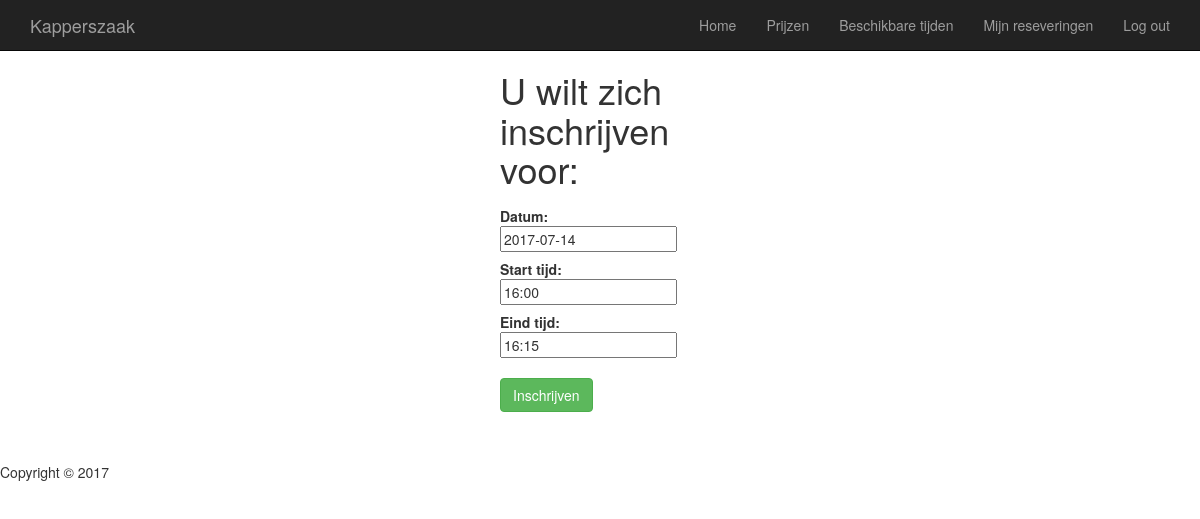
/agenda/signup/4 (signed in), run on the app's committed database.
### tables this page shows
CREATE TABLE IF NOT EXISTS `agenda` (
  `id` int(11) NOT NULL AUTO_INCREMENT,
  `date` date NOT NULL,
  `start_time` varchar(255) NOT NULL,
  `end_time` varchar(255) NOT NULL,
  `employ_id` int(11) NOT NULL,
  `customer_id` int(11) NOT NULL,
  `been_there` varchar(255) NOT NULL,
  PRIMARY KEY (`id`)
);

### core/core.php (called while the page is built, shortened)
<?php
function render($filename, $data = null)
{
	require(ROOT . 'view/templates/header.php');
	require(ROOT . 'view/' . $filename . '.php');
	require(ROOT . 'view/templates/footer.php');
}

### public/index.php (called while the page is built, shortened)
<?php
require(ROOT . "core/core.php");
route();

### model/AgendaModel.php (called while the page is built, shortened)
<?php
function showUpdateSignup($id){
	$db = openDatabaseConnection();
	$sql = "SELECT * FROM agenda WHERE id=$id";
	$query = $db->prepare($sql);
	$query->execute();
	return $query->fetchAll();
}

### view/agenda/signup.php (the view, shortened to what this page needs)
<?php foreach ($signups as $signup) { ?>
<form class="form-horizontal" action="<?= URL ?>agenda/signupAction" method="POST" style="margin-left:auto; margin-right:auto; width:200px;">
  <fieldset>
    <div class="control-group">
    <h1>U wilt zich inschrijven voor:</h1>
      <label class="control-label"  for="username">Datum:</label>
      <div class="controls">
        <input type="text" id="date" name="date" placeholder="" class="input-xlarge" value="<?= $signup['date'] ?>" readonly="readonly">
      </div>
    </div>
    <div class="control-group">
      <label class="control-label" for="password">Start tijd:</label>
      <div class="controls">
        <input type="text" id="start_time" name="start_time" placeholder="" class="input-xlarge" value="<?= $signup['start_time'] ?>" readonly="readonly">
      </div>
    </div>
      <label class="control-label"  for="Email">Eind tijd:</label>
      <div class="controls">
        <input type="text" id="end_time" name="end_time" placeholder="" class="input-xlarge" value="<?= $signup['end_time'] ?>" readonly="readonly">
      </div>
    <div class="control-group">
      <br/>
      <div class="controls">
        <button class="btn btn-success">Inschrijven</button>
      </div>
    </div>
  </fieldset>
</form>
<?php
}
?>

### public/css/modern-business.css (style rules this page uses)
html, body { height: 100%; }
body { padding-top: 50px; }

### data on the page
agenda: date "2017-07-14", start_time "16:00", end_time "16:15"
